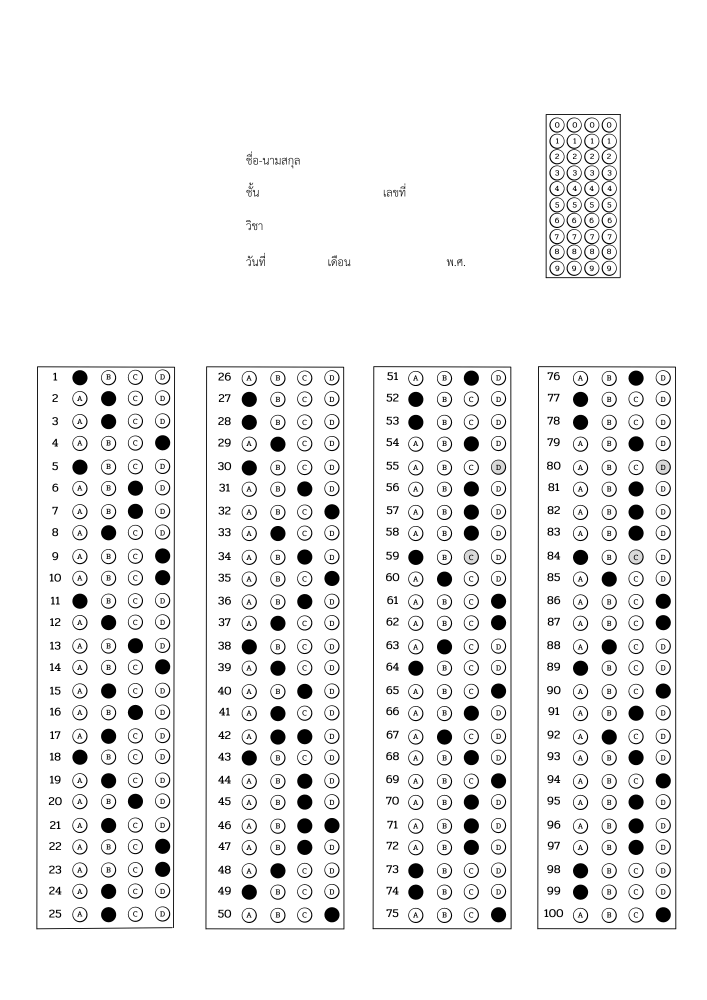
#> input picture Python OMR prototype1/paper_6.png, 1414 x 2000 px, found by its file name (shown at 1/2 size)
$ python OMR_JavaScript_Preparation.py   (older library calls are emulated)
#> lines starting #> are read from the running program, lines starting #| are printed output that depends on the picture; after the words box and inside, x2 and y2 are one past the last pixel; in counts of white or black regions, pixels touching at a corner belong together
#Library
import cv2
import numpy as np

#variables
IMAGE_PATH = r'C:\Users\pam-s\Desktop\NSHPAM\work\OMR 50k\Python OMR prototype1\paper_6.png'
questions = 25
choices = 5
ans = [1,2,3,4,1,2,3,4,1,2,3,4,1,2,3,4,1,2,3,4,1,2,3,4,1]

#Spilt Image Function
def SplitBox(img):
    h = img.shape[0]
    w = img.shape[1]
    if h%questions != 0:
        num = round(h/questions)
        h = num*questions
    if w%choices != 0:
        num = round(w/choices)
        w = num*choices
    img = cv2.resize(img,(w,h))
    rows = np.vsplit(img,questions)
    boxes = []
    for r in rows:
        cols = np.hsplit(r,choices)
        for choice_box in cols:
            boxes.append(choice_box)
    return boxes

#Show answers function
def showAnswers(img,myIndex,grading,ans,questions=25,choices=5):
    img = cv2.resize(img,(int(img.shape[1]),int(img.shape[0])))
    overlay = img.copy()
    secW = int(img.shape[1]/choices)
    secH = int(img.shape[0]/questions)

    for rows in range(questions):
        myAns= myIndex[rows]

        if myAns == 'f':
            pt1 = (0,secH*rows)#tl
            pt4 = (secW*choices,secH*(rows+1))#br
            img_rec =cv2.rectangle(overlay, pt1, pt4, (0, 255, 255),-1)

            myAns= ans[rows]
            pt1 = (secW*myAns,secH*rows)#tl
            pt4 = (secW*(myAns+1),secH*(rows+1))#br
            img_rec = cv2.rectangle(img_rec, pt1, pt4, (255, 0, 0),-1)
        elif grading[rows] == 1:
            pt1 = (secW*myAns,secH*rows)#tl
            pt4 = (secW*(myAns+1),secH*(rows+1))#br
            img_rec = cv2.rectangle(overlay, pt1, pt4, (0, 255, 0),-1)
        else:
            pt1 = (secW*myAns,secH*rows)#tl
            pt4 = (secW*(myAns+1),secH*(rows+1))#br
            img_rec = cv2.rectangle(overlay, pt1, pt4, (0, 0, 255),-1)

            myAns= ans[rows]
            pt1 = (secW*myAns,secH*rows)#tl
            pt4 = (secW*(myAns+1),secH*(rows+1))#br
            img_rec = cv2.rectangle(img_rec, pt1, pt4, (255, 0, 0),-1)

        img_output = cv2.addWeighted(img_rec, 1, img, 0.5, 0)

    return img_output

def get_opencv_major_version(lib=None):
    if lib is None:
        import cv2

    return int(cv2.__version__.split(".")[0])

def is_cv2(or_better=False):
    major = get_opencv_major_version()

    if or_better:
        return major >= 2

    return major == 2

def grab_contours(cnts):
    if len(cnts) == 2:
        cnts = cnts[0]
    elif len(cnts) == 3:
        cnts = cnts[1]
    else:
        raise Exception(("Contours tuple must have length 2 or 3, "
            "otherwise OpenCV changed their cv2.findContours return "
            "signature yet again. Refer to OpenCV's documentation "
            "in that case"))

    return cnts

def reorder(myPoints):

    myPoints = myPoints.reshape((4, 2))
    print(myPoints)
    myPointsNew = np.zeros((4, 1, 2), np.int32)
    add = myPoints.sum(1)
    print(add)
    print(np.argmax(add))
    myPointsNew[0] = myPoints[np.argmin(add)]
    myPointsNew[3] =myPoints[np.argmax(add)]
    diff = np.diff(myPoints, axis=1)
    myPointsNew[1] =myPoints[np.argmin(diff)]
    myPointsNew[2] = myPoints[np.argmax(diff)]

    return myPointsNew

def sort_contours(cnts, method="left-to-right"):
    reverse = False
    i = 0

    if method == "right-to-left" or method == "bottom-to-top":
        reverse = True

    if method == "top-to-bottom" or method == "bottom-to-top":
        i = 1

    boundingBoxes = [cv2.boundingRect(c) for c in cnts]
    (cnts, boundingBoxes) = zip(*sorted(zip(cnts, boundingBoxes),
                                        key=lambda b: b[1][i], reverse=reverse))

    return cnts, boundingBoxes

#contours
image = cv2.imread(IMAGE_PATH)
#> image is the input picture: shape (2000, 1414, 3); min 0, max 255, mean 239
gray = cv2.cvtColor(image, cv2.COLOR_BGR2GRAY)
blur = cv2.GaussianBlur(gray, (7, 7), 0)

edged = cv2.Canny(blur, 50, 100)
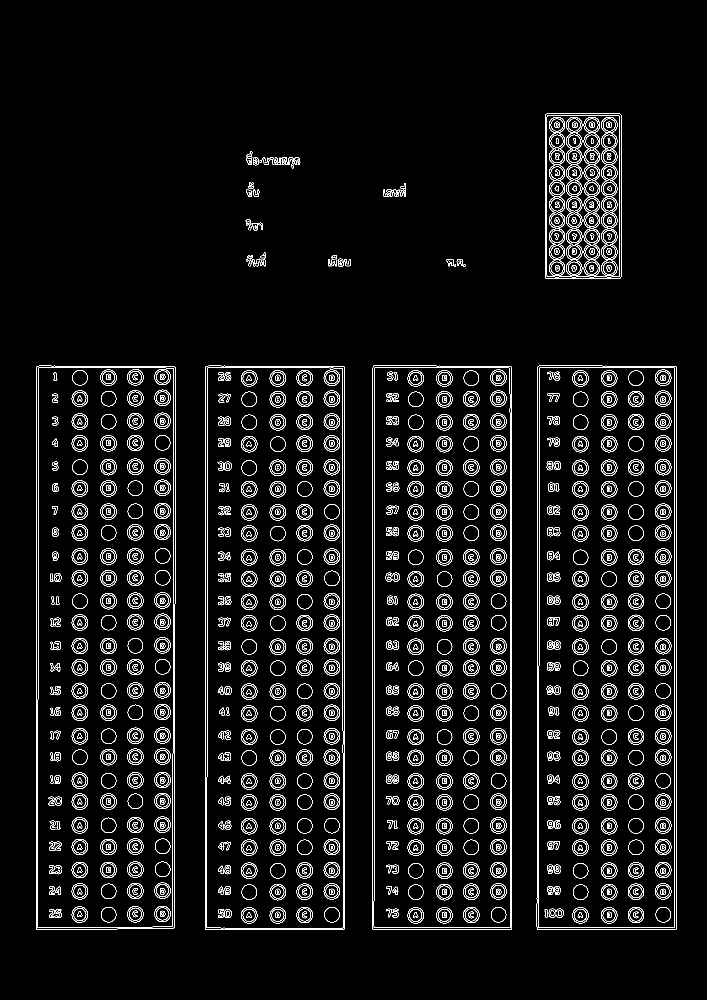
#> edged: shape (2000, 1414) (shown at 1/2 size); 4.9% white in thin lines or dots, all inside (x1, y1, x2, y2) = (72, 227, 1354, 1860)
edged = cv2.dilate(edged, None, iterations=1) #has to be binary image(black and white only)
#> edged: shape (2000, 1414); 15% white; 750 white regions, largest, box (x1, y1, x2, y2) and area: (1089, 226, 1244, 559) 30109, (71, 730, 352, 1861) 18208, (409, 730, 691, 1861) 17451
edged = cv2.erode(edged, None, iterations=1)
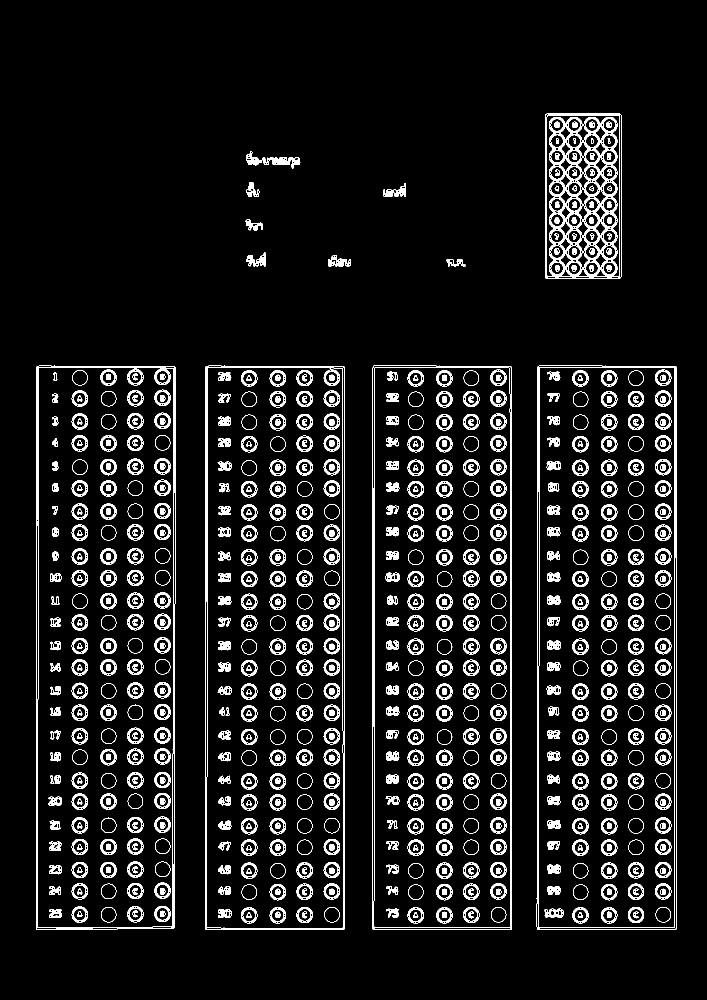
#> edged: shape (2000, 1414) (shown at 1/2 size); 8.4% white; 853 white regions

cnts = cv2.findContours(edged.copy(), cv2.RETR_EXTERNAL,cv2.CHAIN_APPROX_SIMPLE)
#> cnts = 13 contours; largest, box (x1, y1, x2, y2) and area: (410, 731, 690, 1860) 313984, (1073, 731, 1354, 1860) 313966, (744, 731, 1024, 1860) 313826, (72, 731, 351, 1860) 311874, (1090, 227, 1243, 558) 50138
cnts = grab_contours(cnts)#เอามาเฉพาะcnts
cnts = sort_contours(cnts)[0]#ถ้าไม่ใส่จะเรียงจากหลังมาหน้า
#> in sort_contours, `boundingBoxes = [cv2.boundingRect(c) for c in cnts]`: boundingBoxes = 13 items, first 6: (1073, 731, 281, 1129), (744, 731, 280, 1129), (410, 731, 280, 1129), (72, 731, 279, 1129), (893, 518, 38, 15), (656, 510, 46, 24)
#> in sort_contours, `(cnts, boundingBoxes) = zip(*sorted(zip(cnts, boundingBoxes), key=lamb..`: boundingBoxes = 13 items, first 6: (72, 731, 279, 1129), (410, 731, 280, 1129), (491, 439, 35, 22), (492, 505, 39, 28), (492, 364, 27, 30), (492, 302, 32, 29)

save_index = 0

color = [(255, 0, 0),(0, 255, 0),(0, 0, 255),(0, 255, 255)]
arealist = []
#filtering frame

for c in cnts:
    if cv2.contourArea(c) < 1500:
        continue
    area = cv2.contourArea(c)
    digit = area

    digitcount = 0
    while(digit>0):
        digitcount+=1
        digit=digit//10
        if len(str(int(digit))) == 2:
            break

    digit = digit*(10**digitcount)
    arealist.append(area)
#> this loop made 13 passes
#> (area, digit) on passes 1, 2, 9, 12, 13: (311874.5, 310000), (313983.5, 310000), (313825.5, 310000), (313966.5, 310000), (50137.5, 50000)
#> after the loop, arealist = [311874.5, 313983.5, 313825.5, 313966.5, 50137.5]
arealist.sort(reverse=True)
#print(arealist)

for c in cnts:

    if cv2.contourArea(c) < min(arealist):
        continue
    if cv2.contourArea(c) == min(arealist):
        print('detected address frame!')
    else:

 #find corner points
        orig = image.copy()
        box = cv2.minAreaRect(c)#กำหนดพิกัดมา 4 พิกัดเพื่อให้รูปมันฟิต
        box = cv2.cv.BoxPoints(box) if is_cv2() else cv2.boxPoints(box)
        box = np.array(box, dtype="int")

        box = reorder(box)

        (tl, tr, br, bl) = box
        pt1 = list(box[0][0])
        pt2 = list(box[1][0])
        pt3 = list(box[2][0])#topleft topright
        pt4 = list(box[3][0])
        corner = [pt1,pt2,pt3,pt4]

        #perspective
        picture1 = np.float32(corner)
        height,width = orig.shape[0],orig.shape[1]
        picture2 = np.float32([[0,0] , [width,0] , [0,height] , [width,height]])
        matrix = cv2.getPerspectiveTransform(picture1,picture2)
        output = cv2.warpPerspective(orig,matrix,(width,height))
        gray_output = cv2.cvtColor(output, cv2.COLOR_BGR2GRAY)
        thres_img = cv2.threshold(gray_output,170,255,cv2.THRESH_BINARY_INV)[1]
        boxes = SplitBox(thres_img)

        #answer collecting
        countR = 0
        countC = 0
        myPixelVal = np.zeros((questions,choices))
        for img in boxes:
            totalPixels = cv2.countNonZero(img)
            myPixelVal[countR][countC] = totalPixels
            countC+=1
            if (countC==choices):countC=0;countR+=1

        myIndex = []
        for pixel_list in myPixelVal:
            currentlist = list(pixel_list)
            margin = 0.75*np.max(myPixelVal)
            anscount = sum([1 if i>margin else 0 for i in currentlist])
            if anscount != 1:
                myIndex.append('f')
            else:
                myIndex.append(currentlist.index(max(currentlist)))

        #print(myIndex)

        #score collecting
        grading=[]
        for grade in range(questions):
            if ans[grade] == myIndex[grade]:
                grading.append(1)
            elif ans[grade] == 'f':
                grading.append(0)
            else:
                grading.append(0)
        score = sum(grading)
        print("SCORE",score)
        print("GRADING",grading)

        #save
        save_index+=1
        cv2.imwrite('Result_%d.png'%save_index,showAnswers(output,myIndex,grading,ans))
#> this loop made 13 passes
#> (myPoints in reorder, add in reorder, diff in reorder, picture1, score) on passes 1 to 2: ([[350, 1859], [72, 1859], [72, 731], [350, 731]], [2209, 1931, 803, 1081], [1509, 1787, 659, 381], [[72, 731], [350, 731], [72, 1859], [350, 1859]], 5), ([[689, 1859], [410, 1859], [410, 731], [689, 731]], [2548, 2269, 1141, 1420], [1170, 1449, 321, 42], [[410, 731], [689, 731], [410, 1859], [689, 1859]], 6)
#> (printed output is left out)
#> pass 1, `thres_img = cv2.threshold(gray_output,170,255,cv2.THRESH_BINARY_INV)[1]`:
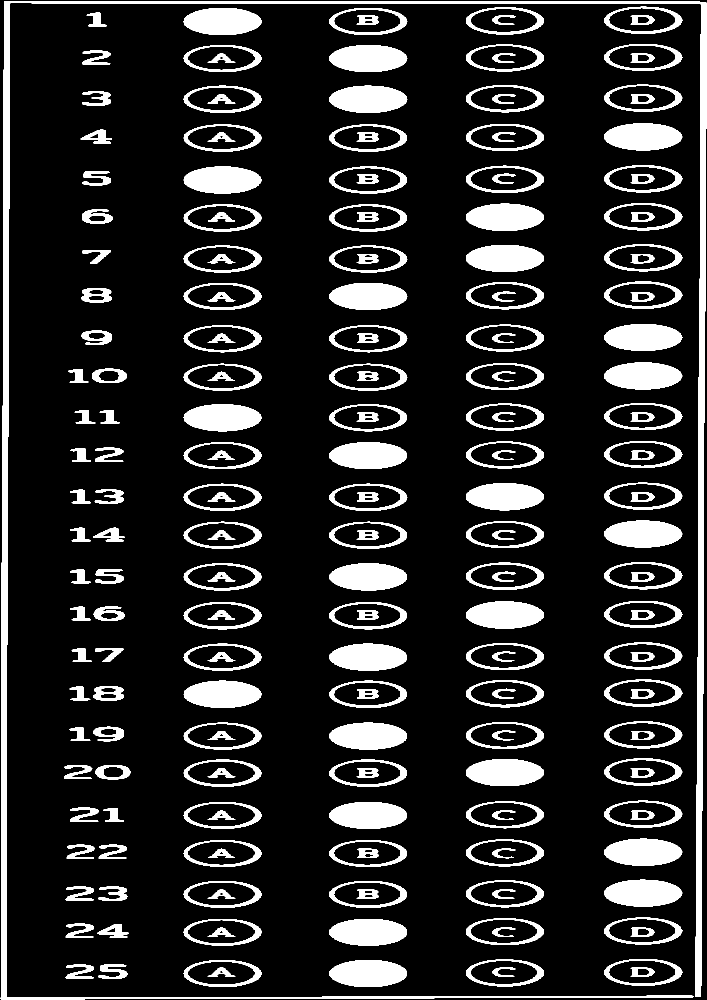
#> thres_img: shape (2000, 1414) (shown at 1/2 size); 15% white; 217 white regions, largest, box (x1, y1, x2, y2) and area: (1, 2, 1413, 2000) 56950, (1208, 1677, 1365, 1732) 6671, (1208, 246, 1365, 301) 6668
#> pass 1, in SplitBox, `img = cv2.resize(img,(w,h))`:
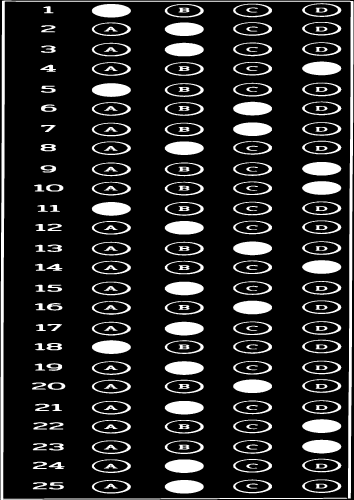
#> img: shape (2000, 1415) (shown at 1/4 size); min 0, max 255, mean 38.3
#> after the loop:
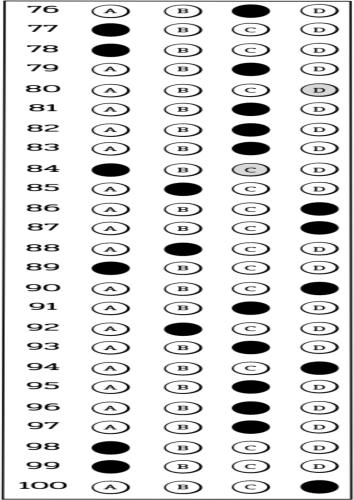
#> gray_output: shape (2000, 1414) (shown at 1/4 size); min 0, max 255, mean 221.3
#> after the loop:
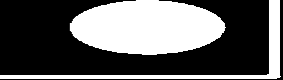
#> img: shape (80, 283); min 0, max 255, mean 96.6
#> after the loop:
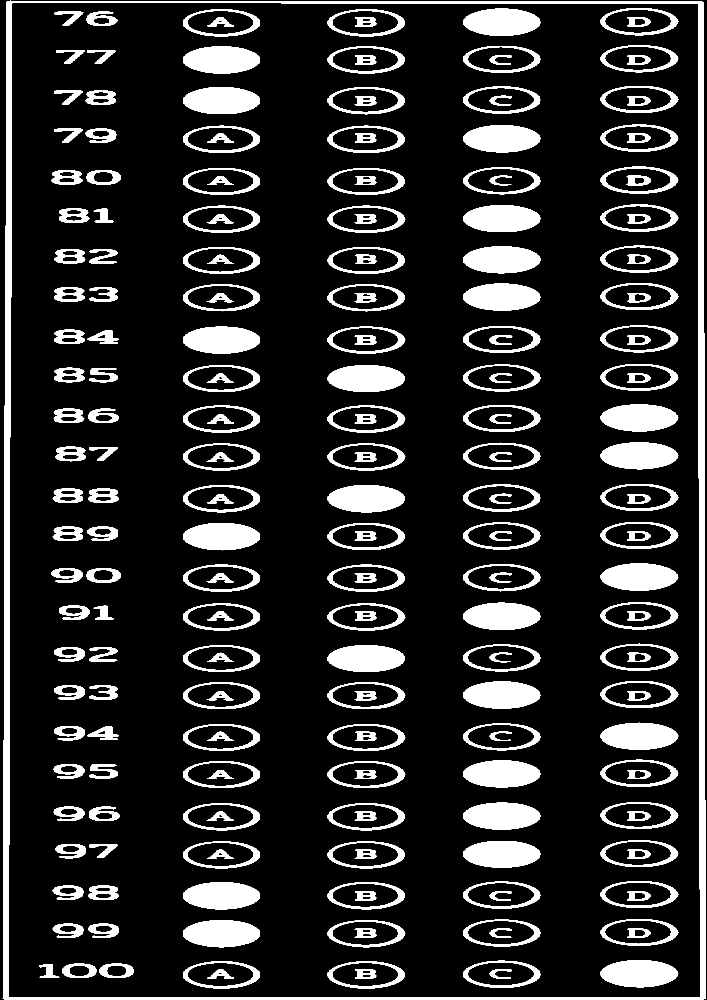
#> thres_img: shape (2000, 1414) (shown at 1/2 size); 15.4% white; 228 white regions, largest, box (x1, y1, x2, y2) and area: (5, 1, 1412, 1999) 56585, (1201, 1920, 1357, 1975) 6622, (926, 492, 1081, 547) 6620
#> after the loop, save_index = 4

print('finish')

$ run again, with Python OMR prototype1/paper_2.png copied over Python OMR prototype1/paper_6.png
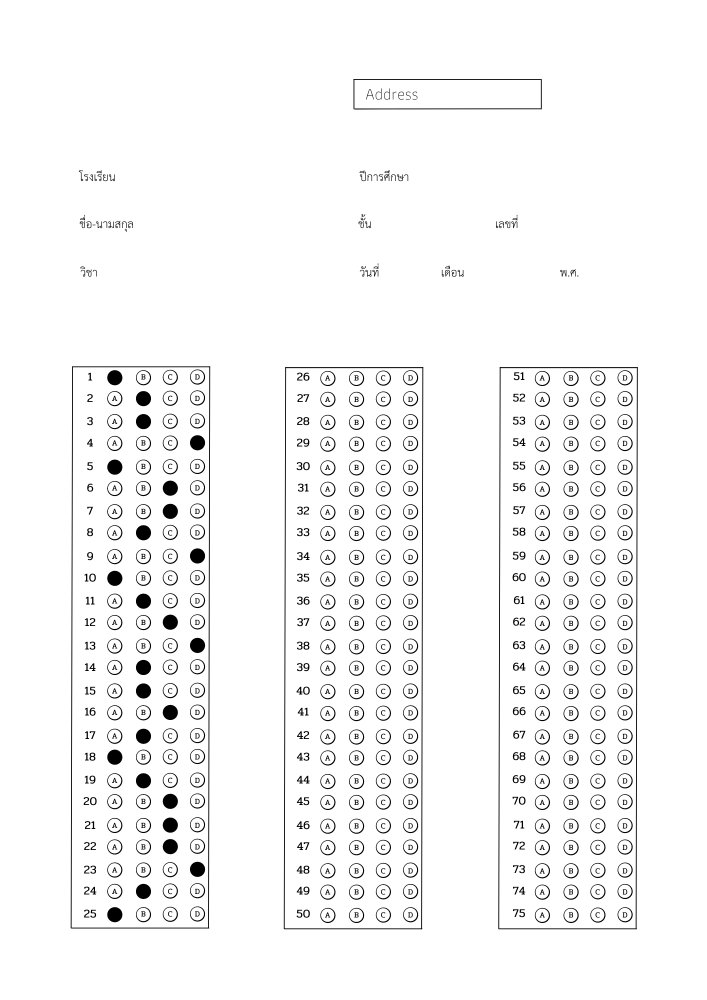
#> input picture Python OMR prototype1/paper_2.png, 1414 x 2000 px, found by its file name (shown at 1/2 size)
#> image is the input picture: shape (2000, 1414, 3); min 0, max 255, mean 245.8
#> `edged = cv2.erode(edged, None, iterations=1)`:
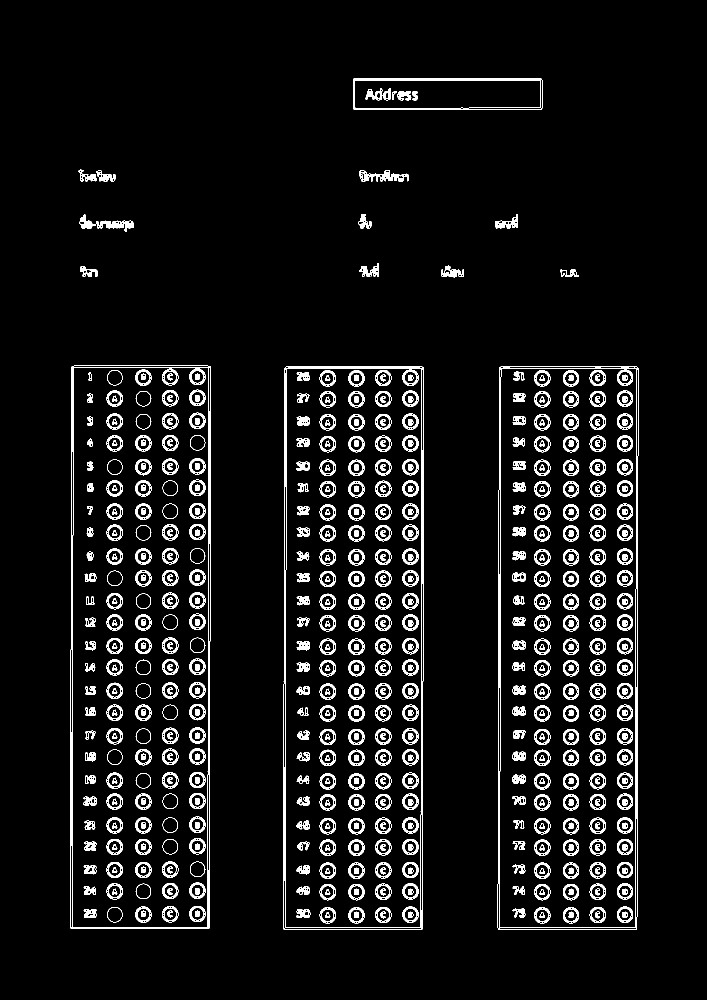
#> edged: shape (2000, 1414) (shown at 1/2 size); 6.5% white; 666 white regions
#> `cnts = cv2.findContours(edged.copy(), cv2.RETR_EXTERNAL,cv2.CHAIN_APPR..`: cnts = 15 contours; largest, box (x1, y1, x2, y2) and area: (995, 733, 1277, 1860) 313010, (566, 733, 848, 1860) 312998, (140, 731, 422, 1858) 312964, (706, 157, 1085, 220) 23426, (718, 340, 818, 364) 1094
#> in sort_contours, `boundingBoxes = [cv2.boundingRect(c) for c in cnts]`: boundingBoxes = 15 items, first 6: (995, 733, 282, 1127), (566, 733, 282, 1127), (140, 731, 282, 1127), (1120, 539, 38, 15), (160, 532, 35, 22), (882, 531, 46, 24)
#> in sort_contours, `(cnts, boundingBoxes) = zip(*sorted(zip(cnts, boundingBoxes), key=lamb..`: boundingBoxes = 15 items, first 6: (140, 731, 282, 1127), (157, 339, 37, 24), (159, 429, 32, 29), (160, 532, 35, 22), (192, 441, 75, 23), (193, 341, 38, 23)
#> the loop `for c in cnts:` made 15 passes
#> (area, digit) on passes 1, 7, 8, 14: (312963.5, 310000), (312998.5, 310000), (23425.5, 23000), (313010.5, 310000)
#> after the loop `for c in cnts:`: arealist = [312963.5, 312998.5, 23425.5, 313010.5]
#> the loop `for c in cnts: ` made 15 passes
#> (picture1, score) on passes 1, 7: ([[142, 730], [421, 731], [139, 1856], [418, 1857]], 7), ([[568, 732], [847, 733], [565, 1858], [844, 1859]], 1)
#> (printed output is left out)
#> after the loop `for c in cnts:`:
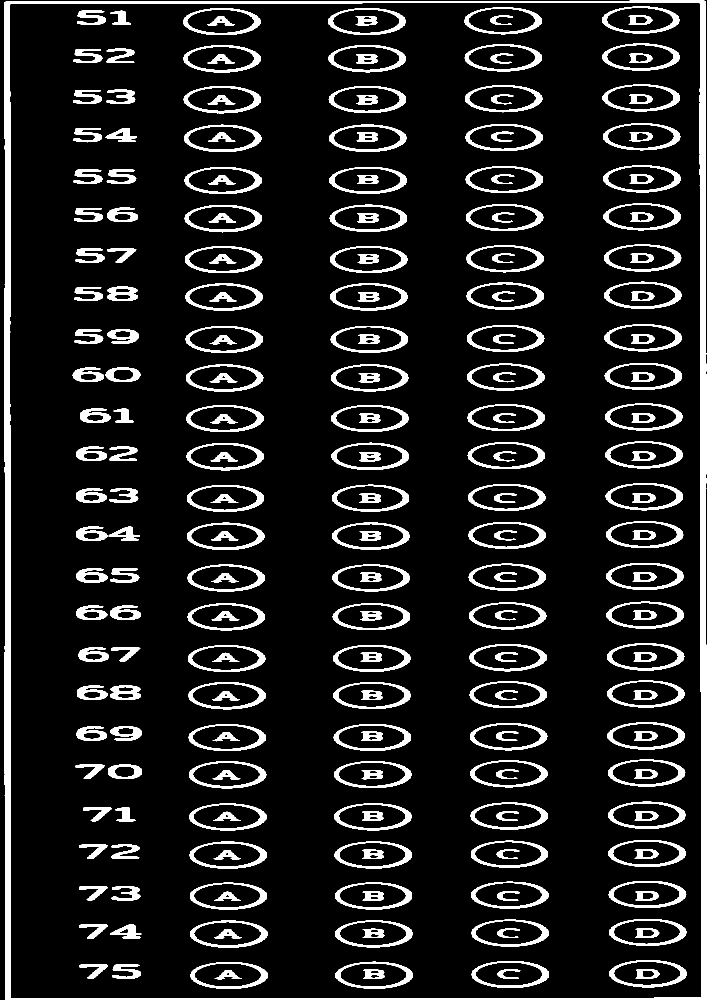
#> thres_img: shape (2000, 1414) (shown at 1/2 size); 11.5% white; 251 white regions, largest, box (x1, y1, x2, y2) and area: (8, 1, 1414, 2000) 56831, (1205, 87, 1360, 142) 1830, (1218, 1920, 1374, 1975) 1825
#> after the loop `for c in cnts:`: save_index = 3
